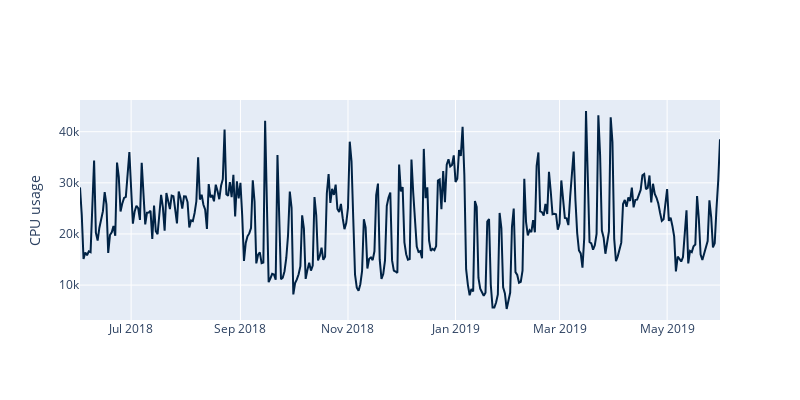

Notebook code for this chart:
### Code cell
fig.show()

### Figure 1 — Plotly figure (JSON) as saved in the notebook; plotly's stock layout.template omitted (floating-point values rounded to 4 significant figures; data arrays with more than 128 entries replaced by an {"elided": "..."} marker saying what was removed)
{"data": [{"line": {"color": "#002244"}, "mode": "lines", "name": "Attendance", "type": "scatter", "x": {"elided": "364 str values"}, "y": {"elided": "364 int values"}}], "layout": {"height": 400, "width": 800, "yaxis": {"title": {"text": "CPU usage"}}}}
